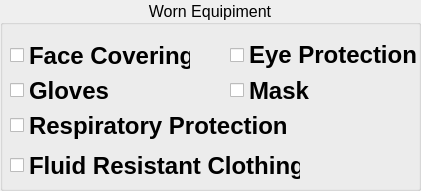
      <widget class="QGroupBox" name="worn_equp_gb">
       <property name="geometry">
        <rect>
         <x>20</x>
         <y>500</y>
         <width>421</width>
         <height>191</height>
        </rect>
       </property>
       <property name="font">
        <font>
         <pointsize>12</pointsize>
        </font>
       </property>
       <property name="title">
        <string>Worn Equipiment</string>
       </property>
       <property name="alignment">
        <set>Qt::AlignCenter</set>
       </property>
       <property name="flat">
        <bool>false</bool>
       </property>
       <property name="checkable">
        <bool>false</bool>
       </property>
       <widget class="QCheckBox" name="face_cover_chkbx">
        <property name="geometry">
         <rect>
          <x>10</x>
          <y>40</y>
          <width>181</width>
          <height>31</height>
         </rect>
        </property>
        <property name="font">
         <font>
          <pointsize>18</pointsize>
          <bold>true</bold>
         </font>
        </property>
        <property name="layoutDirection">
         <enum>Qt::LeftToRight</enum>
        </property>
        <property name="text">
         <string>Face Covering</string>
        </property>
        <property name="iconSize">
         <size>
          <width>16</width>
          <height>16</height>
         </size>
        </property>
        <property name="checked">
         <bool>false</bool>
        </property>
        <property name="tristate">
         <bool>false</bool>
        </property>
       </widget>
       <widget class="QCheckBox" name="eye_prot_chkbx">
        <property name="geometry">
         <rect>
          <x>230</x>
          <y>40</y>
          <width>191</width>
          <height>30</height>
         </rect>
        </property>
        <property name="font">
         <font>
          <pointsize>18</pointsize>
          <bold>true</bold>
         </font>
        </property>
        <property name="layoutDirection">
         <enum>Qt::LeftToRight</enum>
        </property>
        <property name="text">
         <string>Eye Protection</string>
        </property>
        <property name="iconSize">
         <size>
          <width>16</width>
          <height>16</height>
         </size>
        </property>
        <property name="checked">
         <bool>false</bool>
        </property>
        <property name="tristate">
         <bool>false</bool>
        </property>
       </widget>
       <widget class="QCheckBox" name="resp_prot_chkbx">
        <property name="geometry">
         <rect>
          <x>10</x>
          <y>110</y>
          <width>281</width>
          <height>31</height>
         </rect>
        </property>
        <property name="font">
         <font>
          <pointsize>18</pointsize>
          <bold>true</bold>
         </font>
        </property>
        <property name="layoutDirection">
         <enum>Qt::LeftToRight</enum>
        </property>
        <property name="text">
         <string>Respiratory Protection</string>
        </property>
        <property name="iconSize">
         <size>
          <width>16</width>
          <height>16</height>
         </size>
        </property>
        <property name="checked">
         <bool>false</bool>
        </property>
        <property name="tristate">
         <bool>false</bool>
        </property>
       </widget>
       <widget class="QCheckBox" name="mask_chkbx">
        <property name="geometry">
         <rect>
          <x>230</x>
          <y>80</y>
          <width>101</width>
          <height>21</height>
         </rect>
        </property>
        <property name="font">
         <font>
          <pointsize>18</pointsize>
          <bold>true</bold>
         </font>
        </property>
        <property name="layoutDirection">
         <enum>Qt::LeftToRight</enum>
        </property>
        <property name="text">
         <string>Mask</string>
        </property>
        <property name="iconSize">
         <size>
          <width>16</width>
          <height>16</height>
         </size>
        </property>
        <property name="checked">
         <bool>false</bool>
        </property>
        <property name="tristate">
         <bool>false</bool>
        </property>
       </widget>
       <widget class="QCheckBox" name="ems_gloves_chkbx">
        <property name="geometry">
         <rect>
          <x>10</x>
          <y>80</y>
          <width>101</width>
          <height>21</height>
         </rect>
        </property>
        <property name="font">
         <font>
          <pointsize>18</pointsize>
          <bold>true</bold>
         </font>
        </property>
        <property name="layoutDirection">
         <enum>Qt::LeftToRight</enum>
        </property>
        <property name="text">
         <string>Gloves</string>
        </property>
        <property name="iconSize">
         <size>
          <width>16</width>
          <height>16</height>
         </size>
        </property>
        <property name="checked">
         <bool>false</bool>
        </property>
        <property name="tristate">
         <bool>false</bool>
        </property>
       </widget>
       <widget class="QCheckBox" name="fluid_resis_chkbx">
        <property name="geometry">
         <rect>
          <x>10</x>
          <y>150</y>
          <width>291</width>
          <height>31</height>
         </rect>
        </property>
        <property name="font">
         <font>
          <pointsize>18</pointsize>
          <bold>true</bold>
         </font>
        </property>
        <property name="layoutDirection">
         <enum>Qt::LeftToRight</enum>
        </property>
        <property name="text">
         <string>Fluid Resistant Clothing</string>
        </property>
        <property name="iconSize">
         <size>
          <width>16</width>
          <height>16</height>
         </size>
        </property>
        <property name="checked">
         <bool>false</bool>
        </property>
        <property name="tristate">
         <bool>false</bool>
        </property>
       </widget>
      </widget>
